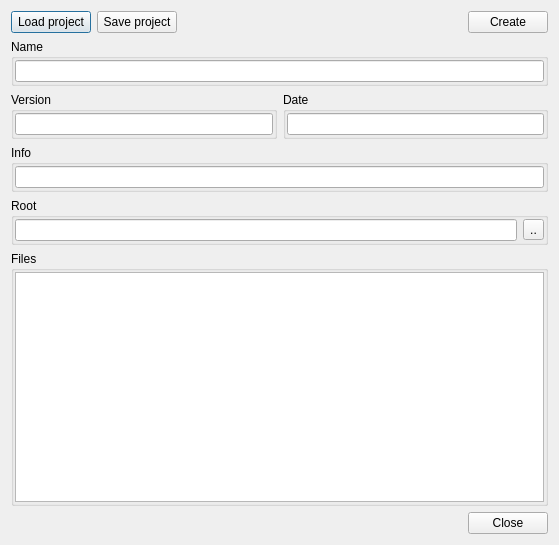
<?xml version="1.0" encoding="UTF-8"?>
<ui version="4.0">
 <class>DialogCreateModule</class>
 <widget class="QDialog" name="DialogCreateModule">
  <property name="windowModality">
   <enum>Qt::ApplicationModal</enum>
  </property>
  <property name="geometry">
   <rect>
    <x>0</x>
    <y>0</y>
    <width>559</width>
    <height>545</height>
   </rect>
  </property>
  <property name="windowTitle">
   <string>Create</string>
  </property>
  <property name="modal">
   <bool>true</bool>
  </property>
  <layout class="QVBoxLayout" name="verticalLayout_7">
   <item>
    <layout class="QHBoxLayout" name="horizontalLayout_3">
     <item>
      <widget class="QPushButton" name="pushButtonLoad">
       <property name="text">
        <string>Load project</string>
       </property>
      </widget>
     </item>
     <item>
      <widget class="QPushButton" name="pushButtonSave">
       <property name="text">
        <string>Save project</string>
       </property>
      </widget>
     </item>
     <item>
      <spacer name="horizontalSpacer">
       <property name="orientation">
        <enum>Qt::Horizontal</enum>
       </property>
       <property name="sizeHint" stdset="0">
        <size>
         <width>40</width>
         <height>20</height>
        </size>
       </property>
      </spacer>
     </item>
     <item>
      <widget class="QPushButton" name="pushButtonCreate">
       <property name="text">
        <string>Create</string>
       </property>
      </widget>
     </item>
    </layout>
   </item>
   <item>
    <widget class="QGroupBox" name="groupBoxName">
     <property name="title">
      <string>Name</string>
     </property>
     <layout class="QVBoxLayout" name="verticalLayout">
      <property name="leftMargin">
       <number>1</number>
      </property>
      <property name="topMargin">
       <number>1</number>
      </property>
      <property name="rightMargin">
       <number>1</number>
      </property>
      <property name="bottomMargin">
       <number>1</number>
      </property>
      <item>
       <widget class="QLineEdit" name="lineEditName"/>
      </item>
     </layout>
    </widget>
   </item>
   <item>
    <layout class="QHBoxLayout" name="horizontalLayout">
     <item>
      <widget class="QGroupBox" name="groupBoxVersion">
       <property name="title">
        <string>Version</string>
       </property>
       <layout class="QVBoxLayout" name="verticalLayout_2">
        <property name="leftMargin">
         <number>1</number>
        </property>
        <property name="topMargin">
         <number>1</number>
        </property>
        <property name="rightMargin">
         <number>1</number>
        </property>
        <property name="bottomMargin">
         <number>1</number>
        </property>
        <item>
         <widget class="QLineEdit" name="lineEditVersion"/>
        </item>
       </layout>
      </widget>
     </item>
     <item>
      <widget class="QGroupBox" name="groupBoxDate">
       <property name="title">
        <string>Date</string>
       </property>
       <layout class="QVBoxLayout" name="verticalLayout_3">
        <property name="leftMargin">
         <number>1</number>
        </property>
        <property name="topMargin">
         <number>1</number>
        </property>
        <property name="rightMargin">
         <number>1</number>
        </property>
        <property name="bottomMargin">
         <number>1</number>
        </property>
        <item>
         <widget class="QLineEdit" name="lineEditDate"/>
        </item>
       </layout>
      </widget>
     </item>
    </layout>
   </item>
   <item>
    <widget class="QGroupBox" name="groupBoxInfo">
     <property name="title">
      <string>Info</string>
     </property>
     <layout class="QVBoxLayout" name="verticalLayout_4">
      <property name="leftMargin">
       <number>1</number>
      </property>
      <property name="topMargin">
       <number>1</number>
      </property>
      <property name="rightMargin">
       <number>1</number>
      </property>
      <property name="bottomMargin">
       <number>1</number>
      </property>
      <item>
       <widget class="QLineEdit" name="lineEditInfo"/>
      </item>
     </layout>
    </widget>
   </item>
   <item>
    <widget class="QGroupBox" name="groupBoxRoot">
     <property name="title">
      <string>Root</string>
     </property>
     <layout class="QHBoxLayout" name="horizontalLayout_2">
      <property name="leftMargin">
       <number>1</number>
      </property>
      <property name="topMargin">
       <number>1</number>
      </property>
      <property name="rightMargin">
       <number>1</number>
      </property>
      <property name="bottomMargin">
       <number>1</number>
      </property>
      <item>
       <widget class="QLineEdit" name="lineEditRoot"/>
      </item>
      <item>
       <widget class="QToolButton" name="toolButtonRoot">
        <property name="text">
         <string>..</string>
        </property>
       </widget>
      </item>
     </layout>
    </widget>
   </item>
   <item>
    <widget class="QGroupBox" name="groupBoxFiles">
     <property name="title">
      <string>Files</string>
     </property>
     <layout class="QVBoxLayout" name="verticalLayout_6">
      <property name="leftMargin">
       <number>1</number>
      </property>
      <property name="topMargin">
       <number>1</number>
      </property>
      <property name="rightMargin">
       <number>1</number>
      </property>
      <property name="bottomMargin">
       <number>1</number>
      </property>
      <item>
       <widget class="QTableWidget" name="tableWidgetFiles"/>
      </item>
     </layout>
    </widget>
   </item>
   <item>
    <layout class="QHBoxLayout" name="horizontalLayout_4">
     <item>
      <spacer name="horizontalSpacer_2">
       <property name="orientation">
        <enum>Qt::Horizontal</enum>
       </property>
       <property name="sizeHint" stdset="0">
        <size>
         <width>40</width>
         <height>20</height>
        </size>
       </property>
      </spacer>
     </item>
     <item>
      <widget class="QPushButton" name="pushButtonClose">
       <property name="text">
        <string>Close</string>
       </property>
      </widget>
     </item>
    </layout>
   </item>
  </layout>
 </widget>
 <resources/>
 <connections/>
</ui>
